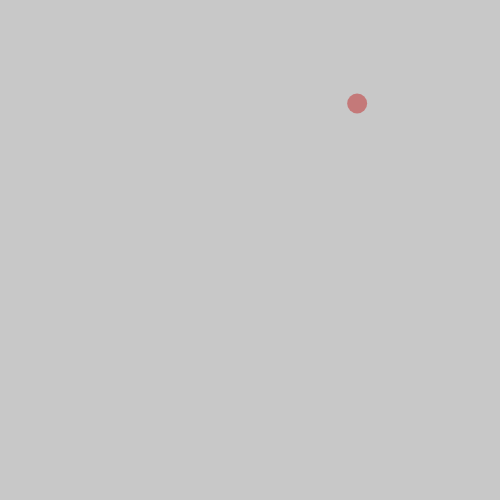
Frame 1 (no input)
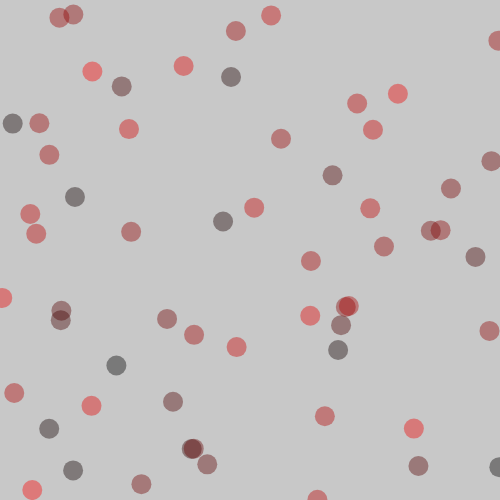
Frame 60 (no input)
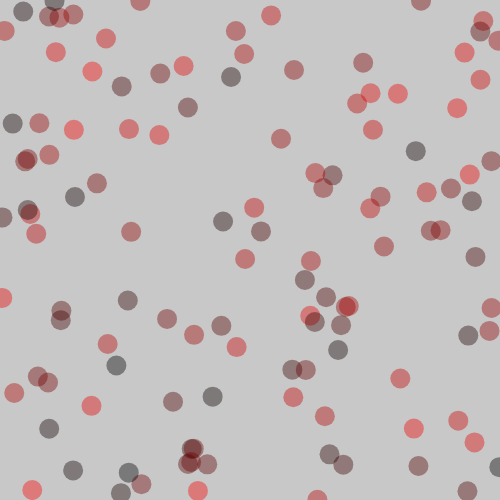
Frame 120 (the mouse pressed at the canvas centre since frame 60)

The p5.js sketch that drew these frames (run headless with seeded random() and noise() and a simulated clock; from frame 60 on, the mouse is pressed at the canvas centre):

// p5.js sketch
// ── sketch.js
var myRandomNumX;
var myRandomNumY;

var myRandomNumR;
function setup() {
  createCanvas(500, 500);
  background(200);

}

function draw() {
  myRandomNumX = random(width);
  myRandomNumY = random(height);
  myRandomNumR = random(255);
  noStroke();
  fill(myRandomNumR, 0, 0, 100);
  ellipse(myRandomNumX, myRandomNumY, 20, 20);
}
